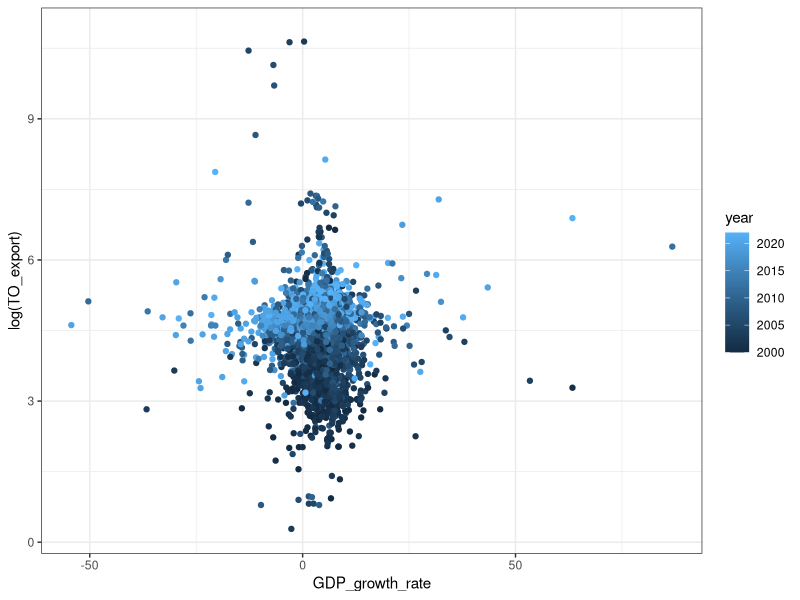
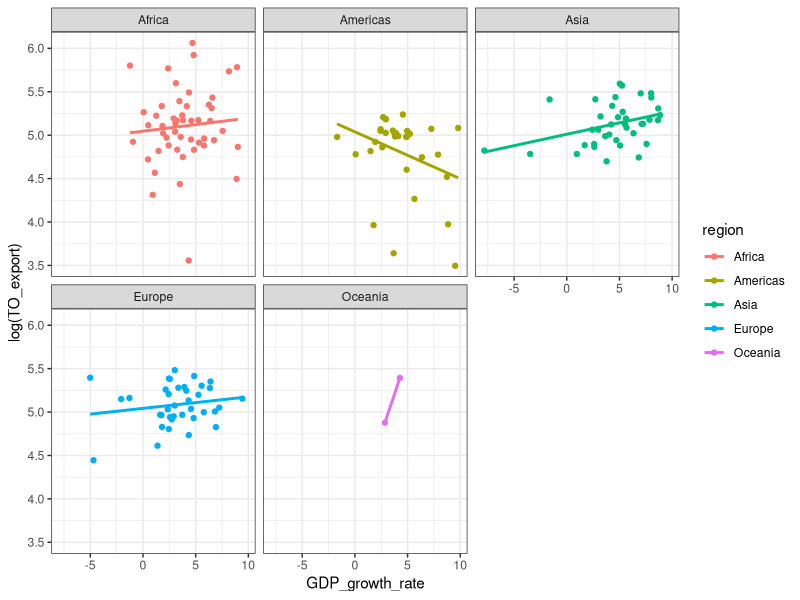
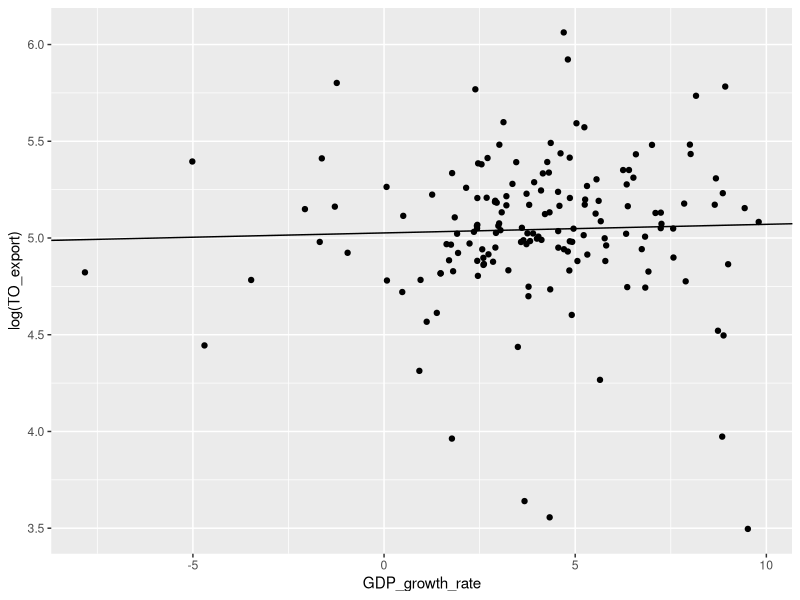
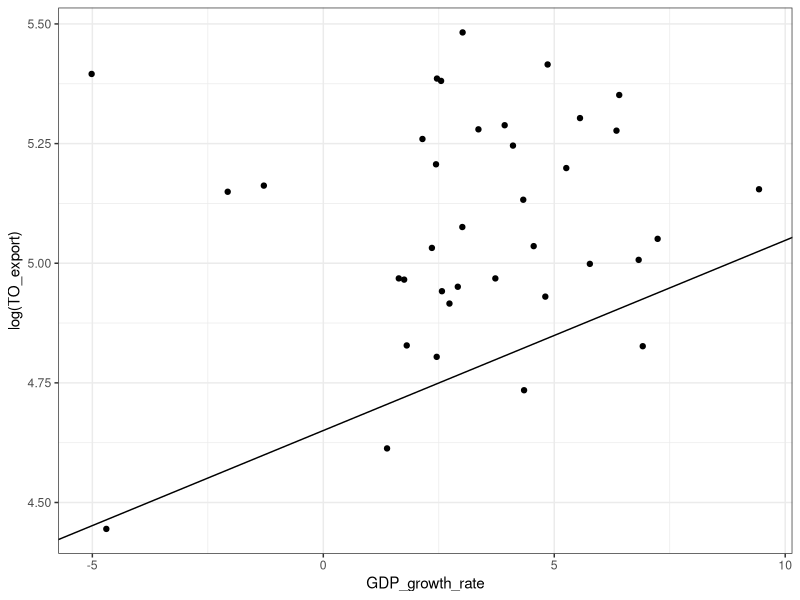
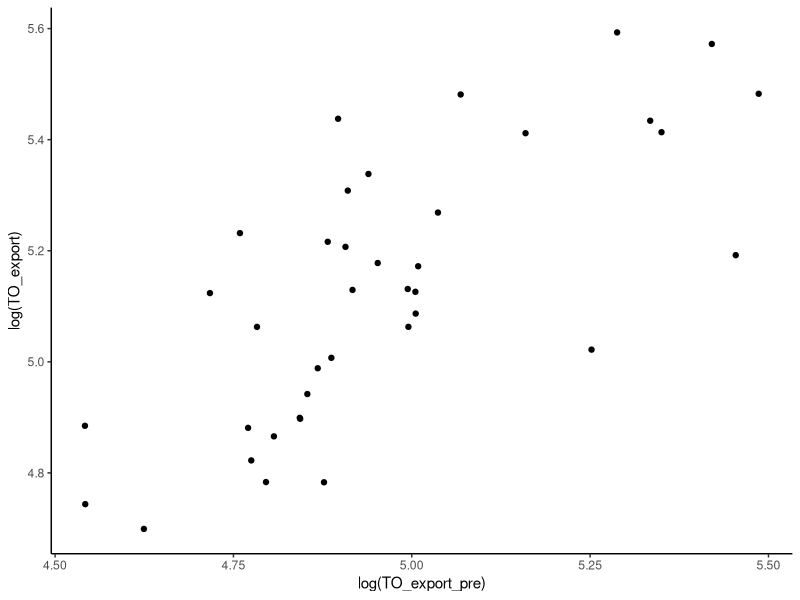

Generate these figures, in order, with R:
library(tidyverse)
library(ggplot2)

df <- read.csv("./WtoData_20240327050855.csv")

##### column selection and renaming
df %>% select(Indicator.Code, 
              Reporting.Economy.ISO3A.Code,
              Reporting.Economy,
              Product.Sector.Code,
              Product.Sector,
              Unit.Code,
              year = Year,
              value = Value) %>% 
        rename(Ind_cd =Indicator.Code,
              iso3c  = Reporting.Economy.ISO3A.Code,
              country = Reporting.Economy,
              prod_cd = Product.Sector.Code,
              prod_ds = Product.Sector,
              unit = Unit.Code) %>% 
        mutate( EXP_IMP = case_when( Ind_cd == "ITS_MTP_AMF" ~ "import",
                                     Ind_cd == "ITS_MTP_AXF" ~ "export"
                                   )
                ) -> df1

#### pivot_wider()
# df1 %>% group_by(prod_cd, prod_ds) %>% count()

df2 <- df1 %>% select(iso3c, country, year, prod_cd, EXP_IMP, value) %>%
                pivot_wider(names_from = c(prod_cd, EXP_IMP), values_from = value) %>%
                arrange(iso3c, year)


#### add region info to df2
region_info <- read.csv("./country_region_code.csv")
df3 <- region_info %>% select(alpha.3, region, sub.region, intermediate.region) %>% 
                       rename(iso3c = alpha.3, 
                              sub_region = sub.region, 
                              inter_region=intermediate.region) %>% 
                       inner_join(., df2, by="iso3c") %>%
                       relocate(country, iso3c, region, sub_region, inter_region, year, TO_export, TO_import)

#### load the gdp growth rate and inflation rate(cusumer price index) file from world bank data
gdp_grw <- read_csv("./API_NY.GDP.MKTP.KD.ZG_DS2.csv", col_names = T, skip = 4)
inf_cpi <- read_csv("./API_FP.CPI.TOTL.ZG_DS2.csv", col_names = T, skip = 4)

gdp_grw %>% select("Country Code", "2000":"2023") %>%
            pivot_longer( cols = "2000":"2023", names_to = "year", values_to = "GDP_growth_rate") %>%
            mutate(year = as.numeric(year)) %>% 
            rename(iso3c="Country Code") -> gdp_grw_f

inf_cpi %>% select("Country Code", "2000":"2023") %>% 
            pivot_longer( cols = "2000":"2023", names_to = "year", values_to = "Inflation_rate") %>% 
            mutate(year = as.numeric(year)) %>% 
            rename(iso3c="Country Code") -> info_cpi_f


#### merge these two files with export & import df
left_join(df3, gdp_grw_f, by=c("iso3c"="iso3c","year"="year")) %>%
  left_join(., info_cpi_f, by=c("iso3c"="iso3c", "year"="year")) -> final_df




#### graph the relationship between gdp_growth_rate and export
ggplot(data = final_df) +
  geom_point(aes(x=GDP_growth_rate, y=log(TO_export), color=year)) +
  theme_bw()

#### filtering with several conditions
unique(final_df$sub_region)
final_df %>% filter(year == 2022 &
                      GDP_growth_rate > -10 & GDP_growth_rate < 10 &
                      !sub_region %in% c("Melanesia","Polynesia","Micronesia")) %>%
              ggplot(aes(x=GDP_growth_rate, y=log(TO_export), group=region, color=region)) +
              # ggplot(aes(x=GDP_growth_rate, y=log(TO_export))) +
              geom_point() +
              facet_wrap(~region, ncol=3) +
              geom_smooth(method = "lm", se=F) +
              theme_bw()


# target data frame for liner model
lm_df <- final_df %>% filter(year == 2022 & 
                               GDP_growth_rate > -10 & GDP_growth_rate < 10 &
                               !sub_region %in% c("Melanesia","Polynesia","Micronesia"))
# linear regression
lm_model <- lm(log(TO_export) ~ GDP_growth_rate, data=lm_df)
summary(lm_model)


# graph with linear regression result using ggplot
lm_df %>% ggplot(data =., aes(x=GDP_growth_rate, y=log(TO_export))) +
  geom_point() +
  # geom_smooth(method =lm, se=F) +
  geom_abline(intercept = 5.026504, slope = 0.004438)
  theme_bw()


# linear relationship between gdp_growth_rate and log(to_export) in Asia area
############################################################################
unique(final_df$region)
final_df %>% filter(year == 2022 & 
                    GDP_growth_rate > -10 & GDP_growth_rate < 10 &
                    region %in% c("Europe")) %>% 
              lm(data=., log(TO_export) ~ GDP_growth_rate + Inflation_rate) %>% 
              summary()

# linear regression 1
# lm2_model <- lm(log(TO_export) ~ GDP_growth_rate + Inflation_rate, data=lm2_df)
# summary(lm2_model)


final_df %>% filter(year == 2022 & 
                      GDP_growth_rate > -10 & GDP_growth_rate < 10 &
                      region %in% c("Europe")) %>%
              ggplot(data =., aes(x=GDP_growth_rate, y=log(TO_export))) +
              geom_point() +
              # geom_smooth(method =lm, se=T) +
              geom_abline(intercept = 4.650452, slope = 0.039733) +
              theme_bw()


# linear regression 2
lm_df_lag <- final_df %>% arrange(country, year) %>% 
                          mutate(TO_export_pre = lag(TO_export),
                                 GDP_gr_rate_pre = lag(GDP_growth_rate),  # the very previous gdp growth rate
                                 Inflation_rate_pre = lag(Inflation_rate), # the very previous inflation rate
                                 country_pre = lag(country)) %>%          # flag that the previous value has the same country name 
                                 relocate(TO_export_pre, .after = TO_export) %>% 
                                 relocate(GDP_gr_rate_pre, .after = GDP_growth_rate) %>%
                                 relocate(country_pre, .after = country)

unique(lm_df_lag$region)
lm_df_lag %>% filter(country == country_pre &      # if not matched, delete
                       year == 2022 &
                       region == 'Asia' &
                       GDP_growth_rate >= -10 & GDP_growth_rate <= 10
                     ) %>%
                lm(data=., log(TO_export) ~ log(TO_export_pre) + GDP_growth_rate + GDP_gr_rate_pre + Inflation_rate + Inflation_rate_pre) %>% 
                summary()


# visualization with linear regression model results.
lm_df_lag %>% filter(country == country_pre &
                       year == 2022 &
                       region == 'Asia' &
                       GDP_growth_rate >= -10 & GDP_growth_rate <= 10
                     ) %>%
              ggplot(aes(x=log(TO_export_pre), y=log(TO_export))) +
              geom_point() +
              # geom_abline(intercept = 0.5450511, slope = 0.9068087, color='blue') +
              # labs(x="the previous year's export index", y="export index of the year") +
              theme_classic()

